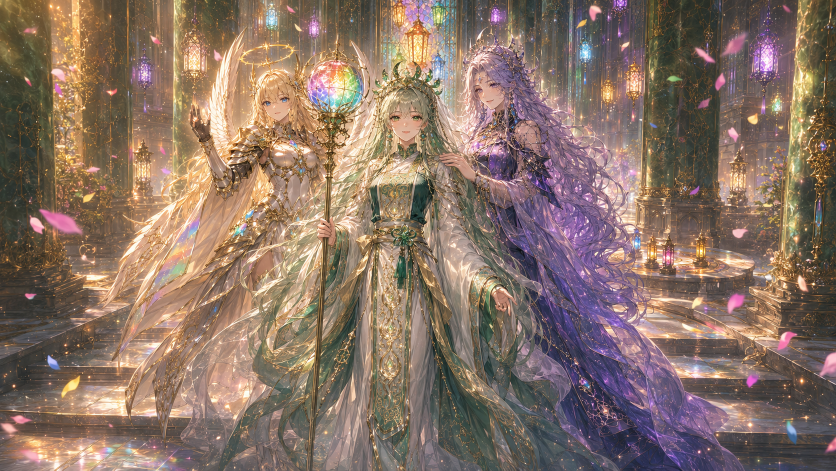
#> input picture images/locations/s1c6/iris_departure_morning.png, 1672 x 941 px, found by its file name (shown at 1/2 size); its folder holds 4 pictures in this run
$ python import_s1c6_locations.py
#> lines starting #> are read from the running program, lines starting #| are printed output that depends on the picture
"""s1c6 場所画像 13枚 を Box から repo へ取込 + thumb 自動生成 (s1c5 と同フロー)。

Box: C:/Users/t2262/Box/.../prismaera/images/locations/s1c6/
→ repo: ~/prism-gacha-work/images/locations/s1c6/{filename}.png
→ repo: ~/prism-gacha-work/images/locations/s1c6/thumb/{filename}_thumb.webp
"""
import os
import shutil
from PIL import Image

BOX_SRC = r"C:/Users/t2262/Box/DIK & Company/06_Other/野沢用/claude/prismaera/images/locations/s1c6"
REPO_DST = r"C:/Users/t2262/prism-gacha-work/images/locations/s1c6"
THUMB_DST = os.path.join(REPO_DST, "thumb")

THUMB_RATIOS = {
    "3:4": (768, 1024),
    "16:9": (1024, 576),
}


def main() -> int:
    os.makedirs(REPO_DST, exist_ok=True)
    os.makedirs(THUMB_DST, exist_ok=True)

    files = sorted(f for f in os.listdir(BOX_SRC) if f.endswith(".png"))
    print(f"取込対象: {len(files)} 枚")
    for f in files:
        src = os.path.join(BOX_SRC, f)
        dst_full = os.path.join(REPO_DST, f)
        thumb_name = os.path.splitext(f)[0] + "_thumb.webp"
        dst_thumb = os.path.join(THUMB_DST, thumb_name)

        shutil.copy2(src, dst_full)

        img = Image.open(src)
#> img is the input picture: PIL image 1672x941 RGB; mean R, G, B 136.7, 114.8, 102
        ratio = img.size[0] / img.size[1]
#> ratio = 1.78
        if abs(ratio - 0.75) < 0.01:
            target = THUMB_RATIOS["3:4"]
        elif abs(ratio - 1.778) < 0.02:
            target = THUMB_RATIOS["16:9"]
        else:
            raise SystemExit(f"未知の比率: {f} = {img.size}")
        thumb = img.convert("RGB").resize(target, Image.Resampling.LANCZOS)
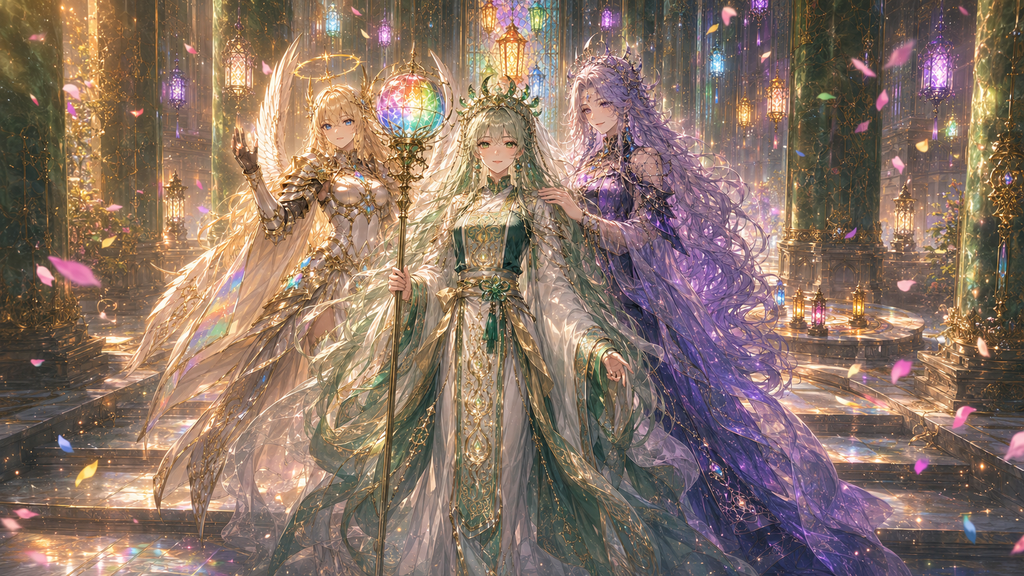
#> thumb: PIL image 1024x576 RGB; mean R, G, B 136.7, 114.8, 102
        thumb.save(dst_thumb, "WEBP", quality=82)
        print(f"  + {f}: full {img.size} -> thumb {target} ({os.path.getsize(dst_thumb)//1024}kB)")
#|   + iris_departure_morning.png: full (1672, 941) -> thumb (1024, 576) (181kB)
#> pass 2 of the loop in main, `for f in files:`:
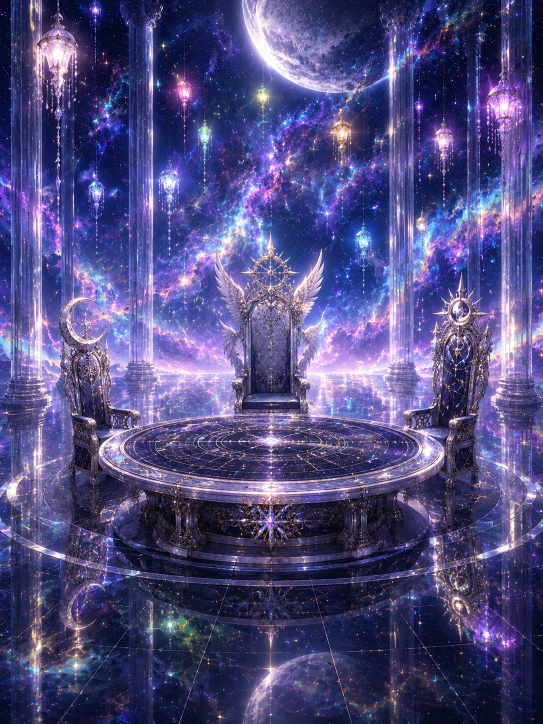
#> input picture images/locations/s1c6/moonlight_palace_hall.png, 1086 x 1448 px, found by its file name (shown at 1/2 size)
#> in main, img is the input picture: PIL image 1086x1448 RGB; mean R, G, B 79.7, 75.5, 127.9
#> in main, `thumb = img.convert("RGB").resize(target, Image.Resampling.LANCZOS)`:
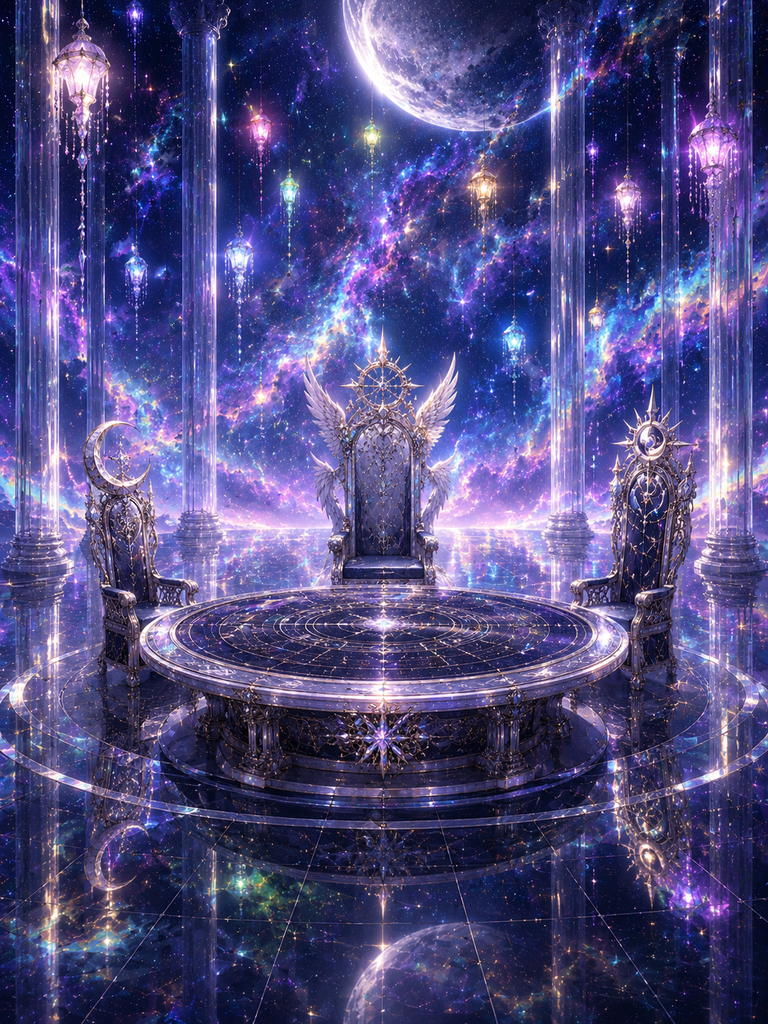
#> thumb: PIL image 768x1024 RGB; mean R, G, B 79.7, 75.5, 127.9
#|   + moonlight_palace_hall.png: full (1086, 1448) -> thumb (768, 1024) (231kB)
#> pass 3 of the loop in main, `for f in files:`:
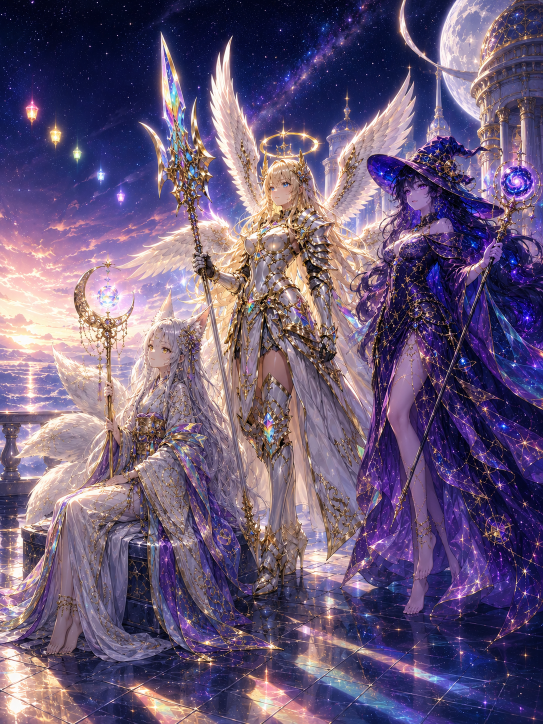
#> input picture images/locations/s1c6/observer_east_realm.png, 1086 x 1448 px, found by its file name (shown at 1/2 size)
#> in main, img is the input picture: PIL image 1086x1448 RGB; mean R, G, B 105.9, 88.6, 119.5
#> in main, `thumb = img.convert("RGB").resize(target, Image.Resampling.LANCZOS)`:
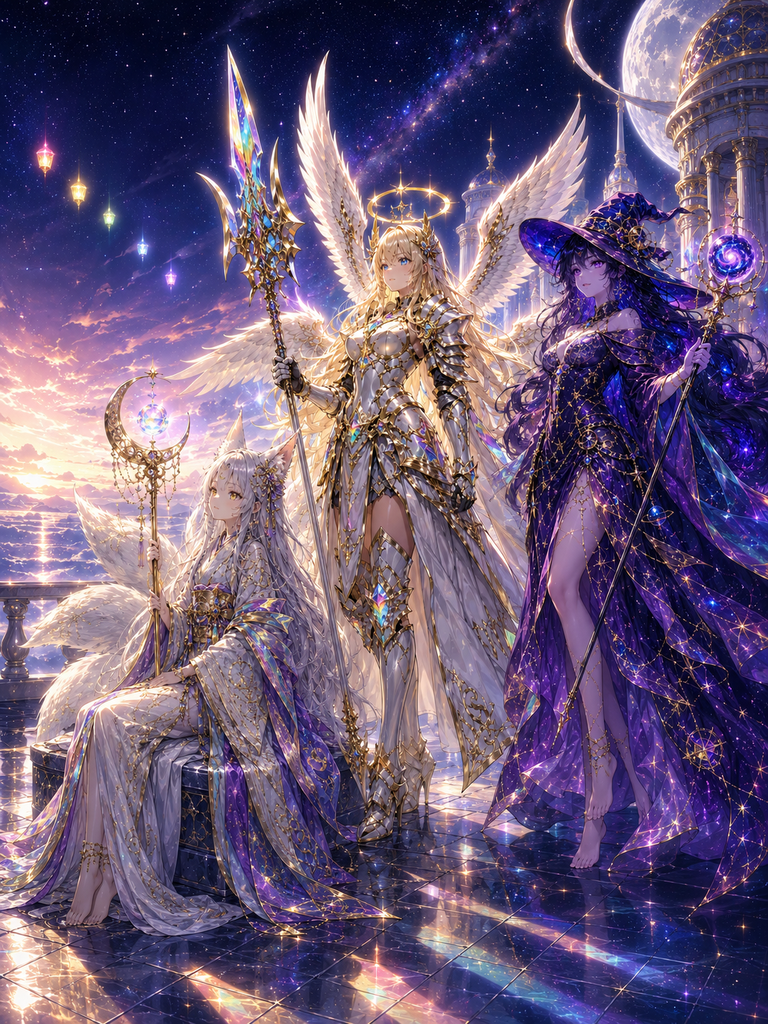
#> thumb: PIL image 768x1024 RGB; mean R, G, B 105.9, 88.6, 119.5
#|   + observer_east_realm.png: full (1086, 1448) -> thumb (768, 1024) (233kB)
#> the loop made 4 passes; the first 3 are shown

    print(f"完了: full {len(files)} 枚 + thumb {len(files)} 枚")
    return 0


if __name__ == "__main__":
    raise SystemExit(main())
#> (the program exits here)
